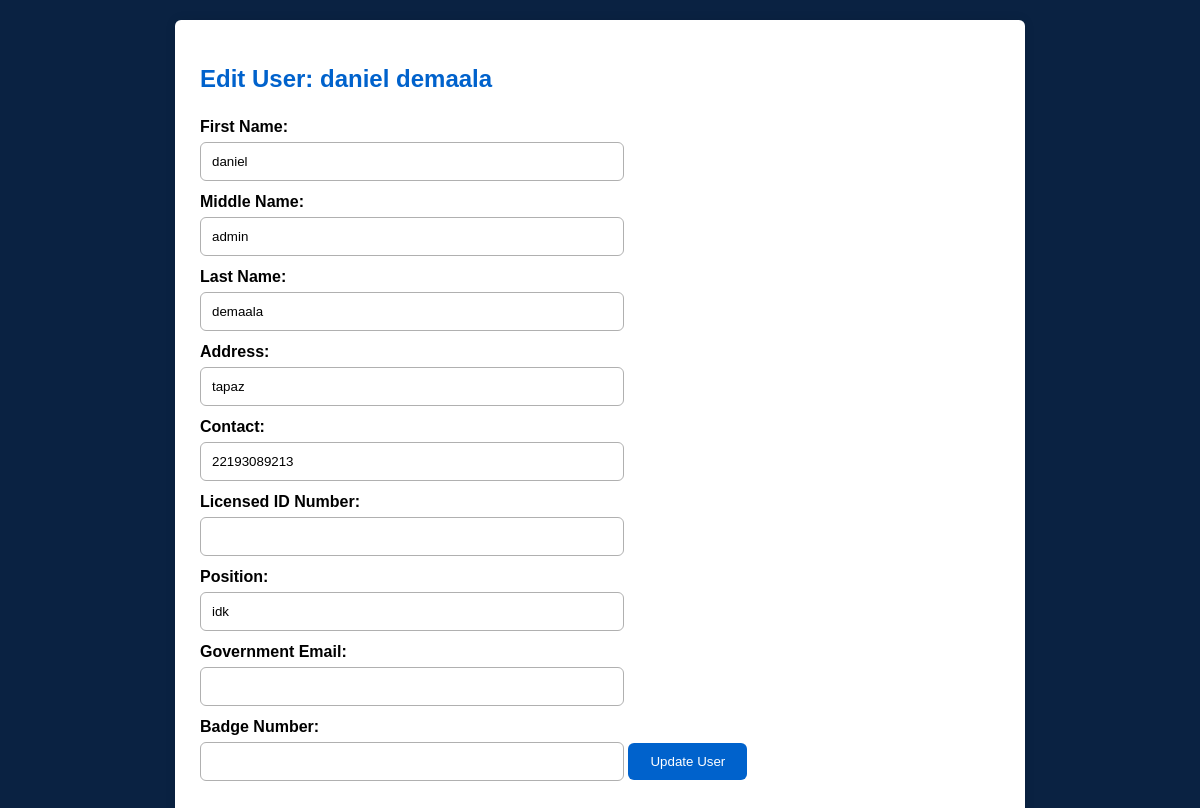
The page /edit_user.php?id=21 (signed in) on the database its author committed.
### tables this page shows
CREATE TABLE `users` (
  `id` int(11) NOT NULL,
  `firstname` varchar(255) NOT NULL,
  `middlename` varchar(255) DEFAULT NULL,
  `lastname` varchar(255) NOT NULL,
  `address` varchar(255) NOT NULL,
  `contact` varchar(255) NOT NULL,
  `licensed_idno` varchar(255) NOT NULL,
  `position` varchar(255) NOT NULL,
  `gov_email` varchar(255) NOT NULL,
  `password` varchar(255) NOT NULL,
  `badge_no` varchar(255) NOT NULL,
  `created_at` timestamp NOT NULL DEFAULT current_timestamp()
);

### edit_user.php (the view, shortened to what this page needs)
<?php
$servername = "localhost";
$username = "root";
$password = "";
$dbname = "crimeleon";
$conn = new mysqli($servername, $username, $password, $dbname);
$user = null;
if (isset($_GET['id'])) {
    $id = $_GET['id'];
    $stmt = $conn->prepare("SELECT * FROM users WHERE id = ?");
    $stmt->bind_param("i", $id);
    $stmt->execute();
    $result = $stmt->get_result();
    if ($result->num_rows > 0) {
        $user = $result->fetch_assoc();
    }
}
?>
<!DOCTYPE html>
<html>
<head>
</head>
<body>
    <div class="content">
        <?php if ($user): ?>
            <h2>Edit User: <?= $user['firstname'] . ' ' . $user['lastname'] ?></h2>
            <form method="post" action="edit_user.php">
            <label>First Name:</label>
            <input type="text" name="firstname" value="<?= $user['firstname'] ?>" required>
            <label>Middle Name:</label>
            <input type="text" name="middlename" value="<?= $user['middlename'] ?>">
            <label>Last Name:</label>
            <input type="text" name="lastname" value="<?= $user['lastname'] ?>" required>
            <label>Address:</label>
            <input type="text" name="address" value="<?= $user['address'] ?>" required>
            <label>Contact:</label>
            <input type="text" name="contact" value="<?= $user['contact'] ?>" required>
            <label>Licensed ID Number:</label>
            <input type="text" name="licensed_id_number" value="<?= $user['licensed_id_number'] ?>" required>
            <label>Position:</label>
            <input type="text" name="position" value="<?= $user['position'] ?>" required>
            <label>Government Email:</label>
            <input type="email" name="government_email" value="<?= $user['government_email'] ?>" required>
            <label>Badge Number:</label>
            <input type="text" name="badge_number" value="<?= $user['badge_number'] ?>" required>
                <button type="submit" name="update_user">Update User</button>
            </form>
        <?php else: ?>
            <p>User not found.</p>
        <?php endif; ?>
    </div>
</body>
</html>

### edit_user.php (style rules this page uses)
body { font-family: 'Lovelo', sans-serif; background-color: #0a2242; margin: 0; padding: 0; }
.content { max-width: 800px; margin: 20px auto; background: #ffffff; padding: 25px; border-radius: 6px; box-shadow: 0 0 12px rgba(0, 0, 0, 0.08); }
.content h2 { color: #0062cc; }
form { margin-top: 25px; }
label { display: block; font-weight: bold; margin-bottom: 6px; }
input[type="text"], input[type="email"], input[type="password"] { width: 50%; padding: 11px; margin-bottom: 12px; border: 1px solid #b0b0b0; border-radius: 6px; }
button[type="submit"] { background-color: #0062cc; color: #ffffff; border: none; padding: 11px 22px; border-radius: 6px; cursor: pointer; }

### rows shown on the page
users: firstname "daniel", lastname "demaala", middlename "admin", address "tapaz", contact "22193089213", position "idk"
